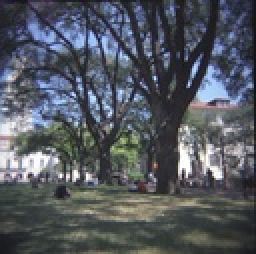
%> input picture seam-carving/Images/inputSeamCarvingMall.jpg, 128 x 127 px, shrunk from 775 x 769 before the run (shown 2 times larger)
$ octave SeamCarvingReduceHeight.m   (GNU Octave 9; MATLAB toolbox functions it lacks are replaced by stand-ins)
%> lines starting %> are read from the running program, lines starting %| are printed output that depends on the picture
%> further down, im is the input picture: size 127x128x3 uint8; mean R, G, B 83.7, 88.3, 96.3
### seam-carving/energy_image.m
function [ energy ] = energy_image( im )
%UNTITLED Summary of this function goes here
%   Detailed explanation goes here
im2 = im2double(im);
gray = rgb2gray(im2);
[Gx, Gy] = gradient(gray); % get the x and y directional gradients
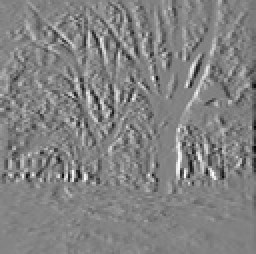
%> Gx: size 127x128 double (shown 2 times larger); min -0.437, max 0.413, mean -0.0025; drawn with min black and max white
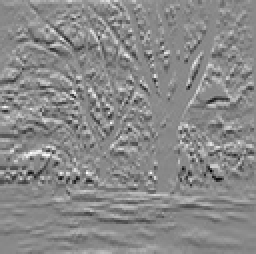
%> Gy: size 127x128 double (shown 2 times larger); min -0.411, max 0.353, mean 0.00118; drawn with min black and max white

energy = sqrt(Gx.^2 + Gy.^2);

end

### seam-carving/reduce_height.m
function [ reducedColorImage, reducedEnergyImage ] = reduce_height( im, energyImage )
%REDUCE_HEIGHT Summary of this function goes here
%   Detailed explanation goes here
[m,n,o] = size(im);
reducedColorImage = uint8(zeros(m-1, n, o));
reducedEnergyImage = double(zeros(m-1, n));

cumulativeEnergyMap = cumulative_minimum_energy_map(energyImage, 'HORIZONTAL');
horizontalSeam = find_optimal_horizontal_seam(cumulativeEnergyMap);

for x = 1:n
    val = horizontalSeam(x);
    if val == 1
        reducedColorImage(:,x,1) = im(val+1:end, x, 1);
        reducedColorImage(:,x,2) = im(val+1:end, x, 2);
        reducedColorImage(:,x,3) = im(val+1:end, x, 3);
        reducedEnergyImage(:,x) = energyImage(val+1:end, x);
    else
        reducedColorImage(:,x,1) = im([1:val-1 val+1:end], x, 1);
        reducedColorImage(:,x,2) = im([1:val-1 val+1:end], x, 2);
        reducedColorImage(:,x,3) = im([1:val-1 val+1:end], x, 3);
        reducedEnergyImage(:,x) = energyImage([1:val-1 val+1:end], x);
    end

end

end

### seam-carving/cumulative_minimum_energy_map.m
function [ energy_image ] = cumulative_minimum_energy_map( energyImage, seamDirection )
%UNTITLED Summary of this function goes here
%   Detailed explanation goes here
[m, n] = size(energyImage);% m = rows going down, n = column

energy_image = energyImage;
if strcmp(seamDirection,'VERTICAL')
    for x = 2:m
            energy_image(x, 1) = energyImage(x,1) + min([energy_image(x-1,1), energy_image(x-1, 2)]);
            energy_image(x, n) = energyImage(x, n) + min([energy_image(x-1,n), energy_image(x-1, n-1)]);
        for y = 2:n-1
            energy_image(x,y) = energyImage(x,y) + min([energy_image(x-1,y-1), energy_image(x-1,y), energy_image(x-1, y+1)]);
        end
    end
elseif strcmp(seamDirection, 'HORIZONTAL')
    for x = 2:n % column
        energy_image(1,x) = energyImage(1,x) + min([energy_image(1,x-1), energy_image(2,x-1)]);
        energy_image(m,x) = energyImage(m,x) + min([energy_image(m,x-1), energy_image(m-1, x-1)]);
        for y = 2:m-1 % row
            energy_image(y,x) = energyImage(y,x) + min([energy_image(y-1,x-1), energy_image(y,x-1), energy_image(y+1, x-1)]);
        end
    end
else
     error('wrong input supplied. The options are Horizontal or Vertical');
end

end

### seam-carving/find_optimal_horizontal_seam.m
function [ horizontal_seam ] = find_optimal_horizontal_seam( cumulative_energy_map )
%FIND_OPTIMAL_HORIZONTAL_SEAM Summary of this function goes here
%   Detailed explanation goes here
    new = cumulative_energy_map'; % transposed image
    [m,n] = size(new);
    horizontal_seam = zeros(1,m);

    [val,index] = min(new(m, :)); % get the index of the minimum value
    horizontal_seam(m) = index; % update the back of the array with the location of the minimum

    for x = m:-1:2              % go until 2 because it updates one ahead already
        location = horizontal_seam(x);  % the previous location
        if location == 1
            [val,index] = min([255, new(x-1,location), new(x-1, location+1)]); % Currently on the edge of the matrix, only look at two values
            switch(index)
                case 1
                    error('this is impossible');
                case 2
                    horizontal_seam(x-1) = location;
                case 3
                     horizontal_seam(x-1) = location+1;
            end
        elseif horizontal_seam(x) == n
            [val,index] = min([new(x-1,location-1), new(x-1, location), 255]);
            switch(index)
                case 1
                    horizontal_seam(x-1) = location-1;
                case 2
                    horizontal_seam(x-1) = location;
                case 3
                     error('This is not possible');
            end
        else
            [val,index] = min([new(x-1,location-1), new(x-1,location), new(x-1, location+1)]);
            switch(index)
                case 1
                    horizontal_seam(x-1) = location-1;
                case 2
                    horizontal_seam(x-1) = location;
                case 3
                    horizontal_seam(x-1) = location+1;
            end
        end
    end
end

### seam-carving/SeamCarvingReduceHeight.m
%%
im = imread('inputSeamCarvingMall.jpg');
energyImage = energy_image(im);

for i=1:50
    [im, energyImage] = reduce_height(im, energyImage);
end
%> this loop made 50 passes
%> pass 1, in reduce_height, `cumulativeEnergyMap = cumulative_minimum_energy_map(energyImage, 'HORI..`:
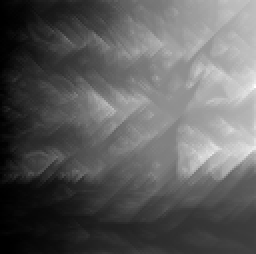
%> cumulativeEnergyMap: size 127x128 double (shown 2 times larger); min 0.000704, max 4.63, mean 1.7; drawn with min black and max white
%> pass 1, in find_optimal_horizontal_seam, `new = cumulative_energy_map';`:
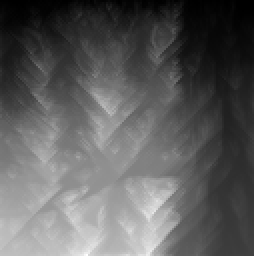
%> new: size 128x127 double (shown 2 times larger); min 0.000704, max 4.63, mean 1.7; mean of the top-left, top-right, bottom-left and bottom-right quarters 1.18, 0.809, 2.93, 1.9; drawn with min black and max white
%> pass 1, `[im, energyImage] = reduce_height(im, energyImage);`:
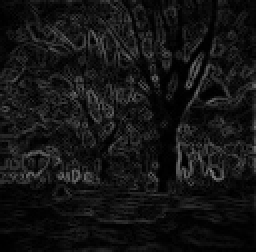
%> energyImage: size 126x128 double (shown 2 times larger); min 4.75e-05, max 0.533, mean 0.0794
%> after the loop:
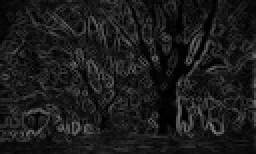
%> energyImage: size 77x128 double (shown 2 times larger); min 0.000448, max 0.533, mean 0.107
%> after the loop:
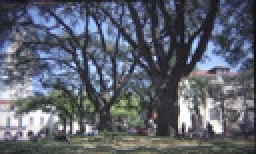
%> im: size 77x128x3 uint8 (shown 2 times larger); mean R, G, B 93.5, 98.5, 110.1

imwrite(im, 'outputReduceHeightMall.png');
